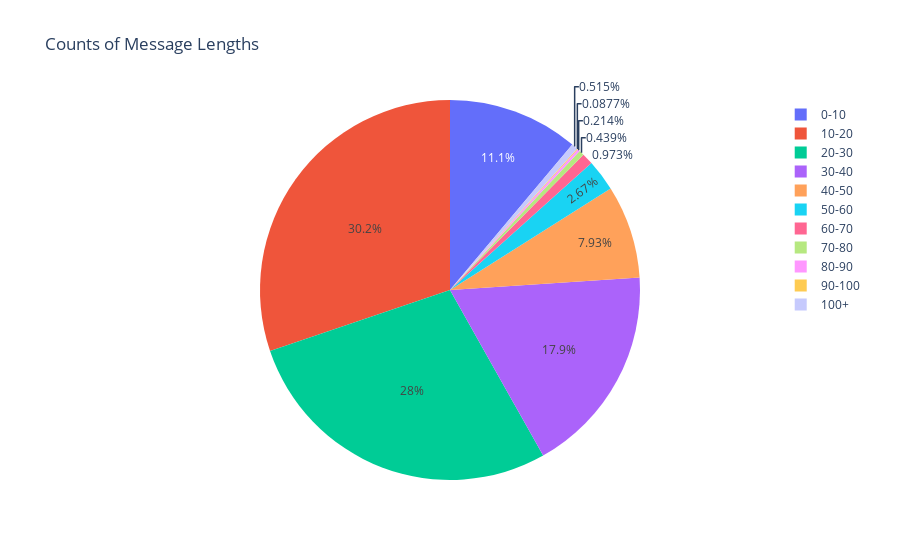

The notebook cell this image was saved under:
### Code cell
word_count = df['message'].apply( lambda msg: len(tokenize(msg)) ).rename('word_count').reset_index(drop=True)
word_count_bins = pd.cut(word_count, bins=[0, 10, 20, 30, 40, 50, 60, 70, 80, 90, 100, float('inf')], labels=['0-10', '10-20', '20-30', '30-40', '40-50', '50-60', '60-70', '70-80', '80-90', '90-100', '100+'])
count_per_bin = word_count_bins.value_counts().sort_index().reset_index().rename(columns={'word_count': 'bins'})
display( count_per_bin )

word_count_graph = {
    'data': [
        go.Pie(
            labels=count_per_bin['bins'], values=count_per_bin['count'], sort=False
        )
    ],

    'layout': {
        'title': {
            'text': 'Counts of Message Lengths'
        }
    }
}

plotly.io.from_json( get_graph_json(word_count_graph) )

### Figure 1 — Plotly figure (JSON) as saved in the notebook; plotly's stock layout.template omitted (floating-point values rounded to 4 significant figures)
{"data": [{"labels": ["0-10", "10-20", "20-30", "30-40", "40-50", "50-60", "60-70", "70-80", "80-90", "90-100", "100+"], "sort": false, "type": "pie", "values": [2918, 7916, 7328, 4689, 2078, 700, 255, 115, 56, 23, 135]}], "layout": {"title": {"text": "Counts of Message Lengths"}}}
